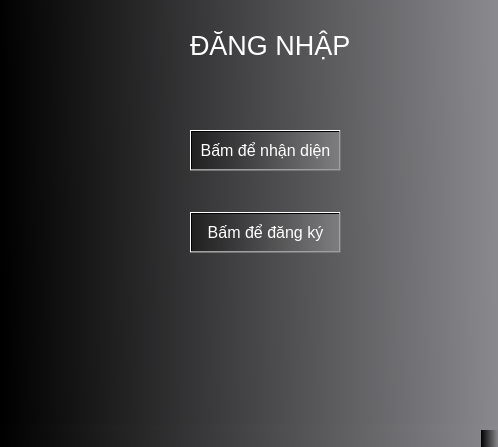
<?xml version="1.0" encoding="UTF-8"?>
<ui version="4.0">
 <class>MainWindow</class>
 <widget class="QMainWindow" name="MainWindow">
  <property name="geometry">
   <rect>
    <x>0</x>
    <y>0</y>
    <width>498</width>
    <height>447</height>
   </rect>
  </property>
  <property name="windowTitle">
   <string>MainWindow</string>
  </property>
  <property name="styleSheet">
   <string notr="true">background-color: qlineargradient(spread:pad, x1:0, y1:0.5, x2:1, y2:0.489, stop:0 rgba(0, 0, 0, 255), stop:1 rgba(138, 138, 142, 255));</string>
  </property>
  <widget class="QWidget" name="centralwidget">
   <widget class="QLabel" name="tieude">
    <property name="geometry">
     <rect>
      <x>190</x>
      <y>10</y>
      <width>161</width>
      <height>71</height>
     </rect>
    </property>
    <property name="font">
     <font>
      <pointsize>20</pointsize>
     </font>
    </property>
    <property name="styleSheet">
     <string notr="true">background-color: rgba(255, 255, 255, 0);
color: rgb(255, 255, 255);</string>
    </property>
    <property name="text">
     <string>ĐĂNG NHẬP</string>
    </property>
   </widget>
   <widget class="QPushButton" name="ptn_nhandien_dangnhap">
    <property name="geometry">
     <rect>
      <x>190</x>
      <y>130</y>
      <width>151</width>
      <height>41</height>
     </rect>
    </property>
    <property name="font">
     <font>
      <pointsize>12</pointsize>
     </font>
    </property>
    <property name="styleSheet">
     <string notr="true">background-color: qlineargradient(spread:pad, x1:0, y1:0, x2:1, y2:0, stop:0 rgba(0, 0, 0, 100), stop:1 rgba(255, 255, 255, 50));
color: rgb(255, 255, 255);</string>
    </property>
    <property name="text">
     <string>Bấm để nhận diện</string>
    </property>
   </widget>
   <widget class="QPushButton" name="ptn_nhandien_dangky">
    <property name="geometry">
     <rect>
      <x>190</x>
      <y>212</y>
      <width>151</width>
      <height>41</height>
     </rect>
    </property>
    <property name="font">
     <font>
      <pointsize>12</pointsize>
     </font>
    </property>
    <property name="styleSheet">
     <string notr="true">background-color: qlineargradient(spread:pad, x1:0, y1:0, x2:1, y2:0, stop:0 rgba(0, 0, 0, 100), stop:1 rgba(255, 255, 255, 50));
color: rgb(255, 255, 255);</string>
    </property>
    <property name="text">
     <string>Bấm để đăng ký</string>
    </property>
   </widget>
  </widget>
  <widget class="QMenuBar" name="menubar">
   <property name="geometry">
    <rect>
     <x>0</x>
     <y>0</y>
     <width>498</width>
     <height>21</height>
    </rect>
   </property>
  </widget>
  <widget class="QStatusBar" name="statusbar"/>
 </widget>
 <resources/>
 <connections/>
</ui>
